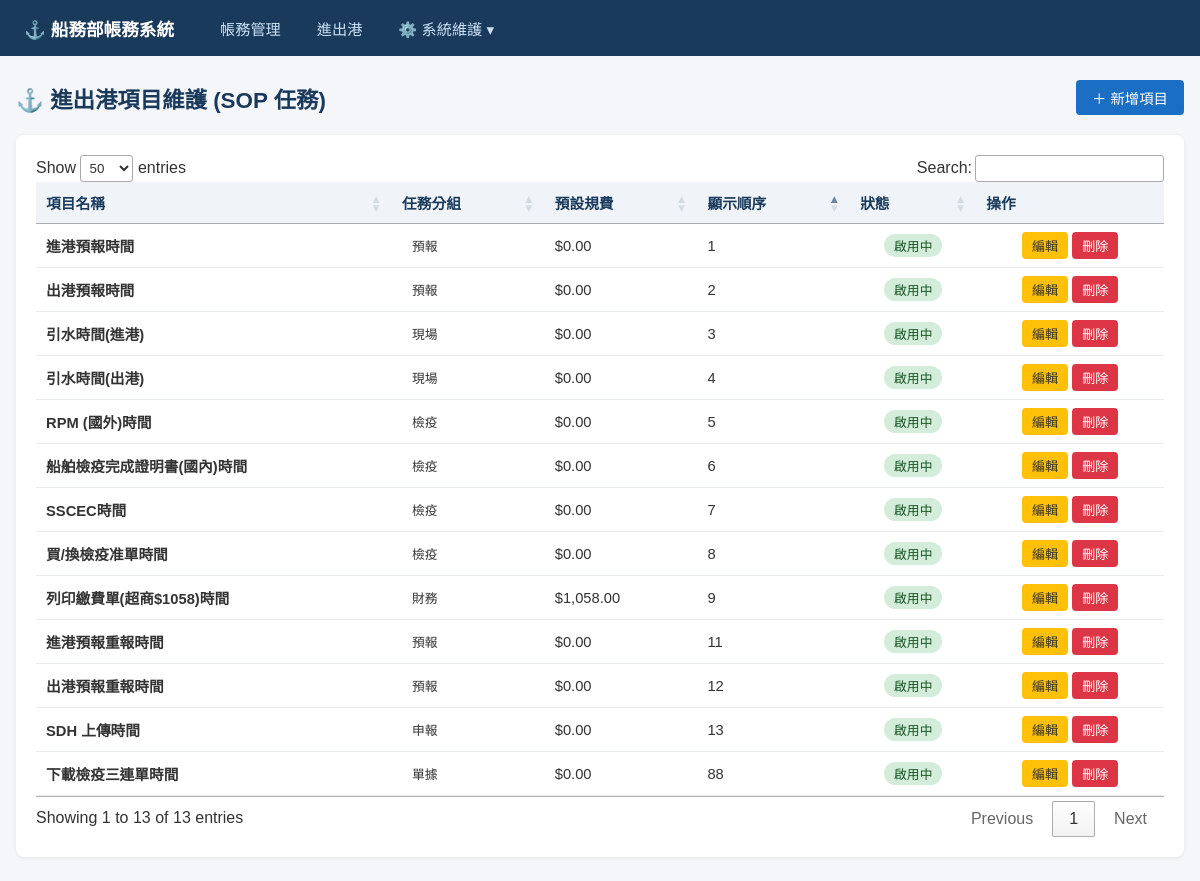
Page /task-categories on the committed database.
### models.py (models this page shows)
class TaskCategory(Base):
    __tablename__ = "task_categories"
    id = Column(Integer, primary_key=True, index=True)
    name = Column(String, nullable=False)    # 任務名稱
    task_group = Column(String)             # 分組
    default_fee = Column(Numeric(18, 2), default=0) # 預設規費
    display_order = Column(Integer, default=0)
    is_active = Column(Integer, default=1)   # 1: 啟用, 0: 停用
    created_at = Column(DateTime, default=func.now())
    updated_at = Column(DateTime, default=func.now(), onupdate=func.now())
    task_logs = relationship("VoyageTaskLog", back_populates="task_category")

### routers/task_categories.py (the view)
@router.get("", response_class=HTMLResponse)
def list_task_categories(request: Request, db: Session = Depends(get_db)):
    categories = db.query(models.TaskCategory).order_by(models.TaskCategory.display_order, models.TaskCategory.task_group).all()
    return templates.TemplateResponse("task_categories/list.html", {"request": request, "categories": categories})

### templates/task_categories/list.html (shortened to what this page needs)
{% extends "base.html" %}
{% block content %}
<div class="page-header">
    <h1>⚓ 進出港項目維護 (SOP 任務)</h1>
    <button class="btn btn-primary" onclick="openModal('addModal')">＋ 新增項目</button>
</div>
<div class="card">
    <table id="categoryTable">
        <thead>
            <tr>
                <th>項目名稱</th>
                <th>任務分組</th>
                <th>預設規費</th>
                <th>顯示順序</th>
                <th class="text-center">狀態</th>
                <th class="text-center">操作</th>
            </tr>
        </thead>
        <tbody id="categoryTableBody">
            {% for cat in categories %}
            <tr id="category-row-{{ cat.id }}">
                <td><strong>{{ cat.name }}</strong></td>
                <td><span class="badge badge-info">{{ cat.task_group or '-' }}</span></td>
                <td>{{ "${:,.2f}".format(cat.default_fee) }}</td>
                <td>{{ cat.display_order }}</td>
                <td class="text-center">
                    {% if cat.is_active %}
                    <span class="badge badge-done">啟用中</span>
                    {% else %}
                    <span class="badge badge-draft">停用</span>
                    {% endif %}
                </td>
                <td class="text-center">
                    <button class="btn btn-warning btn-sm btn-edit-cat"
                        data-id="{{ cat.id }}"
                        data-name="{{ cat.name }}"
                        data-group="{{ cat.task_group or '' }}"
                        data-fee="{{ cat.default_fee }}"
                        data-order="{{ cat.display_order }}"
                        data-active="{{ cat.is_active }}">編輯</button>
                    <button class="btn btn-danger btn-sm btn-delete-cat"
                        data-id="{{ cat.id }}"
                        data-name="{{ cat.name }}">刪除</button>
                </td>
            </tr>
            {% else %}
            <tr id="emptyRow"><td colspan="6" class="text-center" style="color:#999;padding:24px;">尚無項目資料</td></tr>
            {% endfor %}
        </tbody>
    </table>
</div>
{% endblock %}

### static/style.css (style rules this page uses)
* { box-sizing: border-box; margin: 0; padding: 0; }
body { font-family: "Microsoft JhengHei", "Noto Sans TC", sans-serif; background: #f5f6fa; color: #333; }
.page-header { display: flex; justify-content: space-between; align-items: center; margin-bottom: 20px; }
.page-header h1 { font-size: 1.4rem; color: #1a3a5c; }
.btn { display: inline-block; padding: 7px 16px; border-radius: 4px; border: none; cursor: pointer; font-size: 0.9rem; text-decoration: none; transition: opacity 0.2s; }
.btn-primary { background: #1a6fc4; color: white; }
.btn-danger { background: #dc3545; color: white; }
.btn-warning { background: #ffc107; color: #333; }
.btn-sm { padding: 4px 10px; font-size: 0.82rem; }
.card { background: white; border-radius: 8px; box-shadow: 0 1px 4px rgba(0,0,0,0.08); padding: 20px; margin-bottom: 20px; }
table { width: 100%; border-collapse: collapse; }
th, td { padding: 10px 12px; text-align: left; border-bottom: 1px solid #e9ecef; font-size: 0.92rem; }
th { background: #f0f4f8; color: #1a3a5c; font-weight: 600; }
.text-center { text-align: center; }
.badge { display: inline-block; padding: 2px 10px; border-radius: 12px; font-size: 0.8rem; font-weight: 500; }
.badge-done { background: #d4edda; color: #155724; }

### rows in the picture
TaskCategory: name "進港預報時間", task_group "預報", default_fee "$0.00", display_order "1", is_active "啟用中"
TaskCategory: name "出港預報時間", task_group "預報", default_fee "$0.00", display_order "2", is_active "啟用中"
TaskCategory: name "引水時間(進港)", task_group "現場", default_fee "$0.00", display_order "3", is_active "啟用中"
TaskCategory: name "引水時間(出港)", task_group "現場", default_fee "$0.00", display_order "4", is_active "啟用中"
TaskCategory: name "RPM (國外)時間", task_group "檢疫", default_fee "$0.00", display_order "5", is_active "啟用中"
TaskCategory: name "船舶檢疫完成證明書(國內)時間", task_group "檢疫", default_fee "$0.00", display_order "6", is_active "啟用中"
TaskCategory: name "SSCEC時間", task_group "檢疫", default_fee "$0.00", display_order "7", is_active "啟用中"
TaskCategory: name "買/換檢疫准單時間", task_group "檢疫", default_fee "$0.00", display_order "8", is_active "啟用中"
TaskCategory: name "列印繳費單(超商$1058)時間", task_group "財務", default_fee "$1,058.00", display_order "9", is_active "啟用中"
TaskCategory: name "進港預報重報時間", task_group "預報", default_fee "$0.00", display_order "11", is_active "啟用中"
TaskCategory: name "出港預報重報時間", task_group "預報", default_fee "$0.00", display_order "12", is_active "啟用中"
TaskCategory: name "SDH 上傳時間", task_group "申報", default_fee "$0.00", display_order "13", is_active "啟用中"
TaskCategory: name "下載檢疫三連單時間", task_group "單據", default_fee "$0.00", display_order "88", is_active "啟用中"
